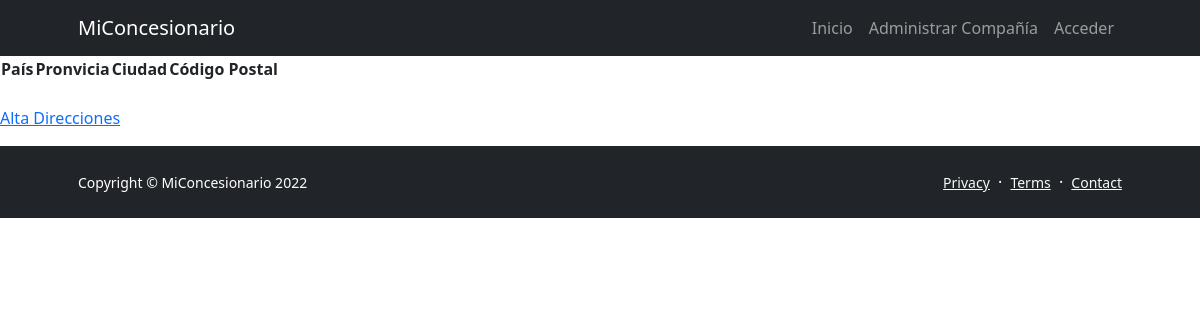
Before: /ManageCompany/direccion_listar/ with the older database file.
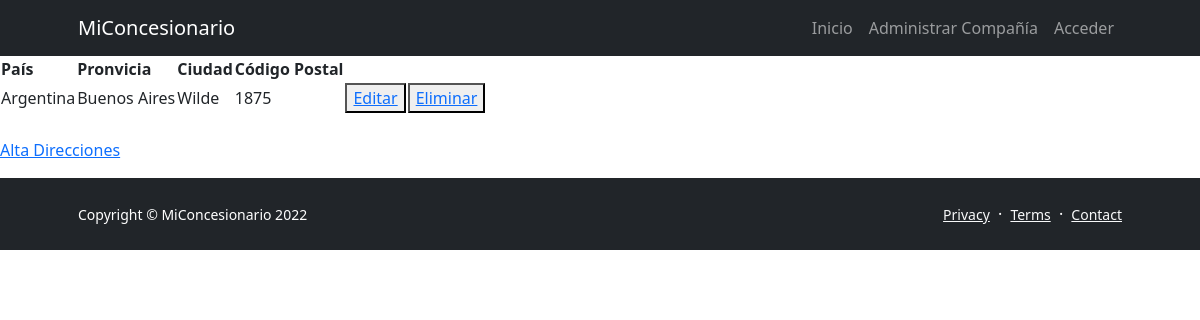
After: the same page with the newer database file.
### ManageCompany/models.py (models this page shows)
class Direccion(models.Model):
    pais=models.CharField('pais',max_length=50)
    provincia=models.CharField('provincia',max_length=50)
    ciudad=models.CharField('ciudad',max_length=50)
    codigo_postal=models.IntegerField()

### ManageCompany/views.py (the view)
# urls.py: path('direccion_listar/',views.direccion_listar, name="Ver Direcciones"),
def direccion_listar(request):
    direcciones = Direccion.objects.all()
    contexto = {"direcciones":direcciones}
    return render(request,"ManageCompany/direccion_listar.html",contexto)

### templates/managecompany/direccion_listar.html (shortened to what this page needs)
{% extends 'base.html' %}
{% block content %}
    <table>
        <tr>
            <th>País</th>
            <th>Pronvicia</th>
            <th>Ciudad</th>
            <th>Código Postal</th>
        </tr>
        {% for d in direcciones %}
            <tr>
                <td>{{d.pais}}</td>
                <td>{{d.provincia}}</td>
                <td>{{d.ciudad}}</td>
                <td>{{d.codigo_postal}}</td>
                <td><button><a href="{% url 'Editar Dirección' d.id %}">Editar</a></button></td>
                <td><button><a href="{% url 'Eliminar Dirección' d.id %}">Eliminar</a></button></td>
            </tr>
        {% endfor %}
    </table>
    <br>
    <p><a href="{% url 'Alta de Dirección' %}">Alta Direcciones</a></p>
{% endblock %}

Changed rows visible on the page:
added Direccion: pais "Argentina", provincia "Buenos Aires", ciudad "Wilde", codigo_postal "1875"
